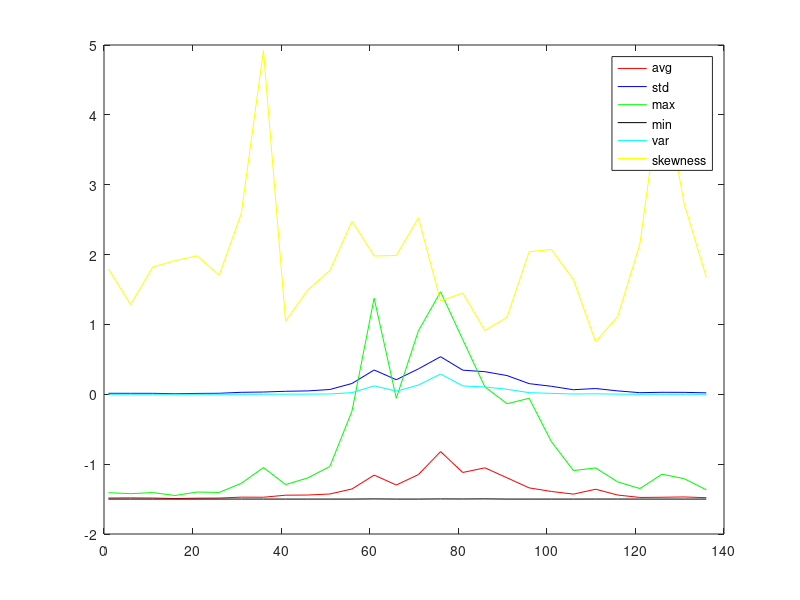
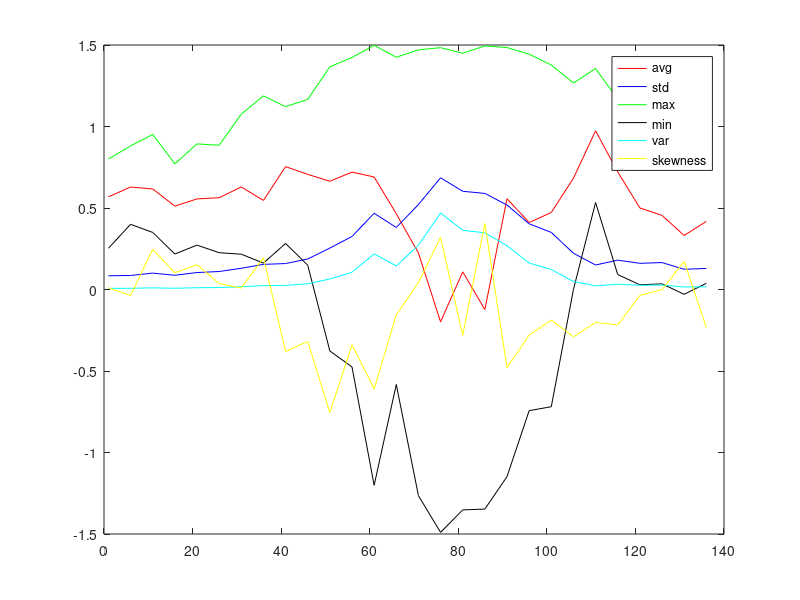
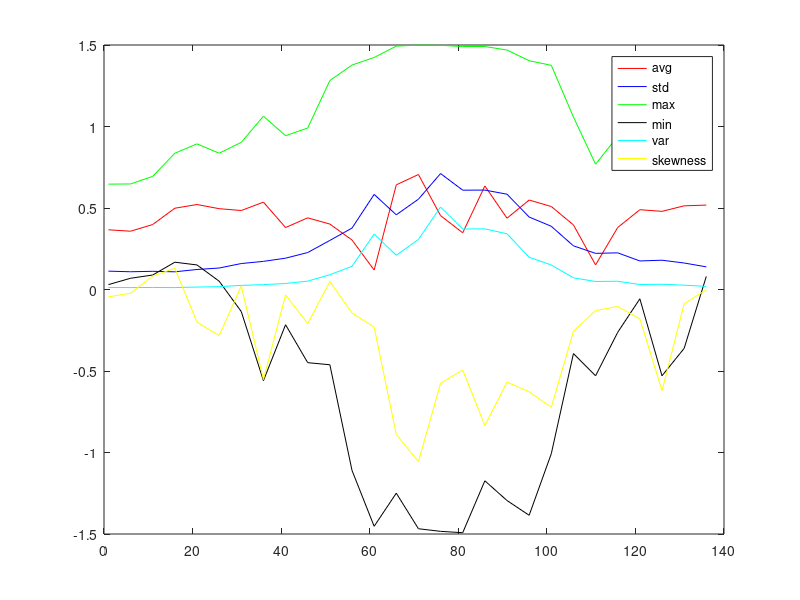
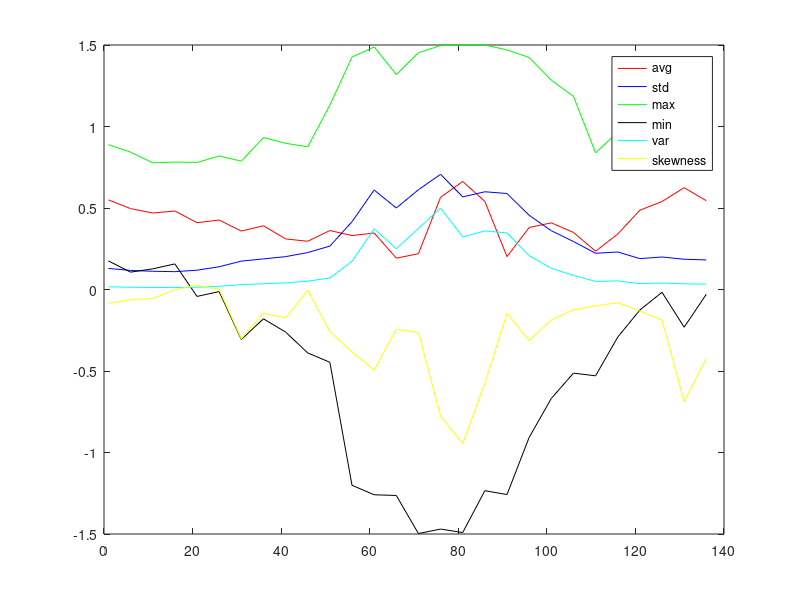

These figures' MATLAB source, in order:
lines_start = 1;
lines_skip = 5;
lines_end = 140;

load("nbss.mat");
data = vbss;
data = data(1:4, : , :);
data = normalize(data);  

for image_number = 1:4;

  x = data(image_number, 1:600, lines_start:lines_skip:lines_end);
  x = squeeze(x);

  v_avg = mean(x);
  v_std = std(x);
  v_max = max(x);
  v_min = min(x);
  v_var = var(x);
  v_skewness  = skewness(x);

  plot(lines_start:lines_skip:lines_end, v_avg, 'color', 'red');
  hold on;
  plot(lines_start:lines_skip:lines_end, v_std, 'color', 'blue');
  hold on;
  plot(lines_start:lines_skip:lines_end, v_max, 'color', 'green');
  hold on;
  plot(lines_start:lines_skip:lines_end, v_min, 'color', 'black');
  hold on;
  plot(lines_start:lines_skip:lines_end, v_var, 'color', 'cyan');
  hold on;
  plot(lines_start:lines_skip:lines_end, v_skewness, 'color', 'yellow');
  
  legend('avg','std','max','min','var','skewness') 
  
  figure();
end

##for image_number = 1:4;
##
##  x = data(image_number, 1:600, lines_start:lines_end);
##  x = squeeze(x);
##  x = x';
##  v_avg = mean(x);
##  v_std = std(x);
##  v_max = max(x);
##  v_min = min(x);
##  v_var = var(x);
##  v_skewness  = skewness(x);
##
##  plot(1:600, v_avg, 'color', 'red');
##  hold on;
##  plot(1:600, v_std, 'color', 'blue');
##  hold on;
##  plot(1:600, v_max, 'color', 'green');
##  hold on;
##  plot(1:600, v_min, 'color', 'black');
##  hold on;
##  plot(1:600, v_var, 'color', 'cyan');
##  hold on;
##  plot(1:600, v_skewness, 'color', 'yellow');
##  
##  legend('avg','std','max','min','var','skewness')
##  
##  figure();
##end

